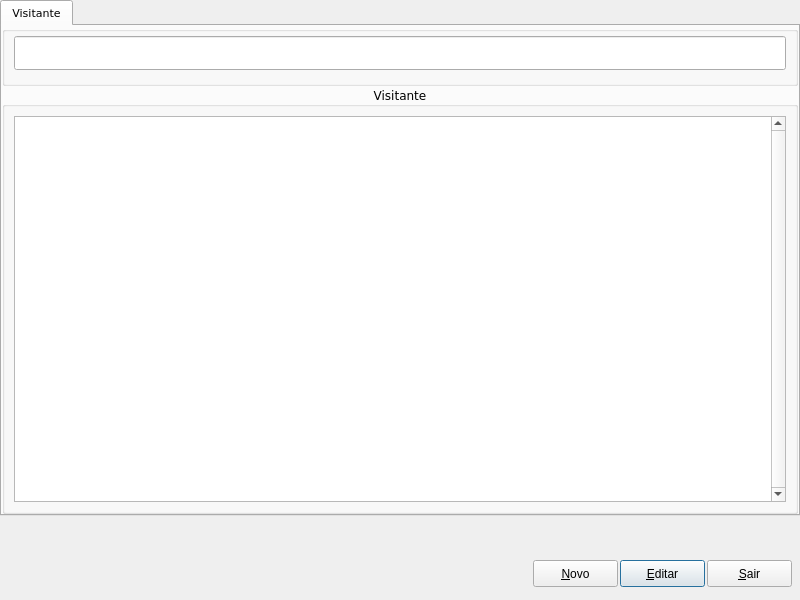
<?xml version="1.0" encoding="UTF-8"?>
<ui version="4.0">
 <class>ManagerVisitante</class>
 <widget class="QDialog" name="ManagerVisitante">
  <property name="geometry">
   <rect>
    <x>0</x>
    <y>0</y>
    <width>800</width>
    <height>600</height>
   </rect>
  </property>
  <property name="windowTitle">
   <string/>
  </property>
  <widget class="QTabWidget" name="tabWidget">
   <property name="geometry">
    <rect>
     <x>0</x>
     <y>0</y>
     <width>800</width>
     <height>516</height>
    </rect>
   </property>
   <property name="font">
    <font>
     <family>Verdana</family>
     <pointsize>8</pointsize>
    </font>
   </property>
   <property name="focusPolicy">
    <enum>Qt::NoFocus</enum>
   </property>
   <property name="currentIndex">
    <number>0</number>
   </property>
   <widget class="QWidget" name="tab">
    <attribute name="title">
     <string>Visitante</string>
    </attribute>
    <layout class="QGridLayout" name="gridLayout_2">
     <property name="leftMargin">
      <number>0</number>
     </property>
     <property name="topMargin">
      <number>0</number>
     </property>
     <property name="rightMargin">
      <number>0</number>
     </property>
     <property name="bottomMargin">
      <number>0</number>
     </property>
     <property name="spacing">
      <number>0</number>
     </property>
     <item row="1" column="0">
      <widget class="QGroupBox" name="groupBoxItens">
       <property name="font">
        <font>
         <family>Verdana</family>
         <pointsize>9</pointsize>
         <weight>50</weight>
         <bold>false</bold>
        </font>
       </property>
       <property name="title">
        <string>Visitante</string>
       </property>
       <property name="alignment">
        <set>Qt::AlignCenter</set>
       </property>
       <layout class="QHBoxLayout" name="horizontalLayout_4">
        <item>
         <widget class="QRadTableViewSearch" name="tableViewSearch">
          <property name="font">
           <font>
            <family>Verdana</family>
            <pointsize>8</pointsize>
           </font>
          </property>
          <property name="focusPolicy">
           <enum>Qt::NoFocus</enum>
          </property>
          <property name="styleSheet">
           <string notr="true">selection-background-color: rgba(102, 176, 239, 75%); selection-color: rgb(255, 255, 255);</string>
          </property>
          <property name="verticalScrollBarPolicy">
           <enum>Qt::ScrollBarAlwaysOn</enum>
          </property>
          <property name="selectionBehavior">
           <enum>QAbstractItemView::SelectRows</enum>
          </property>
          <property name="sortingEnabled">
           <bool>true</bool>
          </property>
          <attribute name="horizontalHeaderDefaultSectionSize">
           <number>50</number>
          </attribute>
          <attribute name="horizontalHeaderMinimumSectionSize">
           <number>20</number>
          </attribute>
          <attribute name="verticalHeaderVisible">
           <bool>false</bool>
          </attribute>
          <attribute name="verticalHeaderDefaultSectionSize">
           <number>20</number>
          </attribute>
          <attribute name="verticalHeaderMinimumSectionSize">
           <number>18</number>
          </attribute>
         </widget>
        </item>
       </layout>
      </widget>
     </item>
     <item row="0" column="0">
      <widget class="QGroupBox" name="groupBox_2">
       <property name="minimumSize">
        <size>
         <width>0</width>
         <height>60</height>
        </size>
       </property>
       <property name="maximumSize">
        <size>
         <width>16777215</width>
         <height>60</height>
        </size>
       </property>
       <property name="font">
        <font>
         <family>Verdana</family>
         <pointsize>9</pointsize>
         <weight>75</weight>
         <bold>true</bold>
        </font>
       </property>
       <property name="title">
        <string/>
       </property>
       <property name="alignment">
        <set>Qt::AlignHCenter|Qt::AlignTop</set>
       </property>
       <layout class="QHBoxLayout" name="horizontalLayout">
        <property name="spacing">
         <number>6</number>
        </property>
        <property name="leftMargin">
         <number>9</number>
        </property>
        <property name="topMargin">
         <number>0</number>
        </property>
        <property name="rightMargin">
         <number>9</number>
        </property>
        <property name="bottomMargin">
         <number>9</number>
        </property>
        <item>
         <widget class="QRadLineEditFakeEnter" name="lineEditSearch">
          <property name="minimumSize">
           <size>
            <width>0</width>
            <height>34</height>
           </size>
          </property>
          <property name="maximumSize">
           <size>
            <width>16777215</width>
            <height>34</height>
           </size>
          </property>
          <property name="font">
           <font>
            <family>Verdana</family>
            <pointsize>18</pointsize>
           </font>
          </property>
         </widget>
        </item>
       </layout>
      </widget>
     </item>
    </layout>
   </widget>
  </widget>
  <widget class="QPushButton" name="PshBtnEditar">
   <property name="geometry">
    <rect>
     <x>620</x>
     <y>560</y>
     <width>85</width>
     <height>27</height>
    </rect>
   </property>
   <property name="text">
    <string>&amp;Editar</string>
   </property>
  </widget>
  <widget class="QPushButton" name="PshBtnNovo">
   <property name="geometry">
    <rect>
     <x>533</x>
     <y>560</y>
     <width>85</width>
     <height>27</height>
    </rect>
   </property>
   <property name="text">
    <string>&amp;Novo</string>
   </property>
  </widget>
  <widget class="QPushButton" name="PshBtnSair">
   <property name="geometry">
    <rect>
     <x>707</x>
     <y>560</y>
     <width>85</width>
     <height>27</height>
    </rect>
   </property>
   <property name="text">
    <string>&amp;Sair</string>
   </property>
  </widget>
 </widget>
 <customwidgets>
  <customwidget>
   <class>QRadTableViewSearch</class>
   <extends>QTableView</extends>
   <header location="global">qradtableviewsearch.h</header>
  </customwidget>
  <customwidget>
   <class>QRadLineEditFakeEnter</class>
   <extends>QLineEdit</extends>
   <header location="global">qradlineeditfakeenter.h</header>
  </customwidget>
 </customwidgets>
 <resources/>
 <connections/>
</ui>
